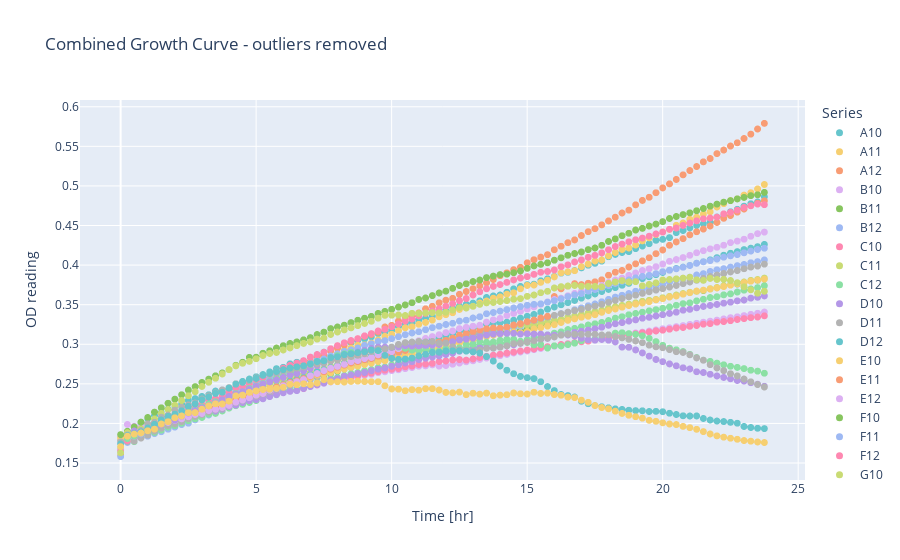

The notebook cell saved with this chart:
### Code cell
clean_df = remove_outliers(df, 1)
plot_timeseries_interactive(clean_df, 'Combined Growth Curve - outliers removed')
